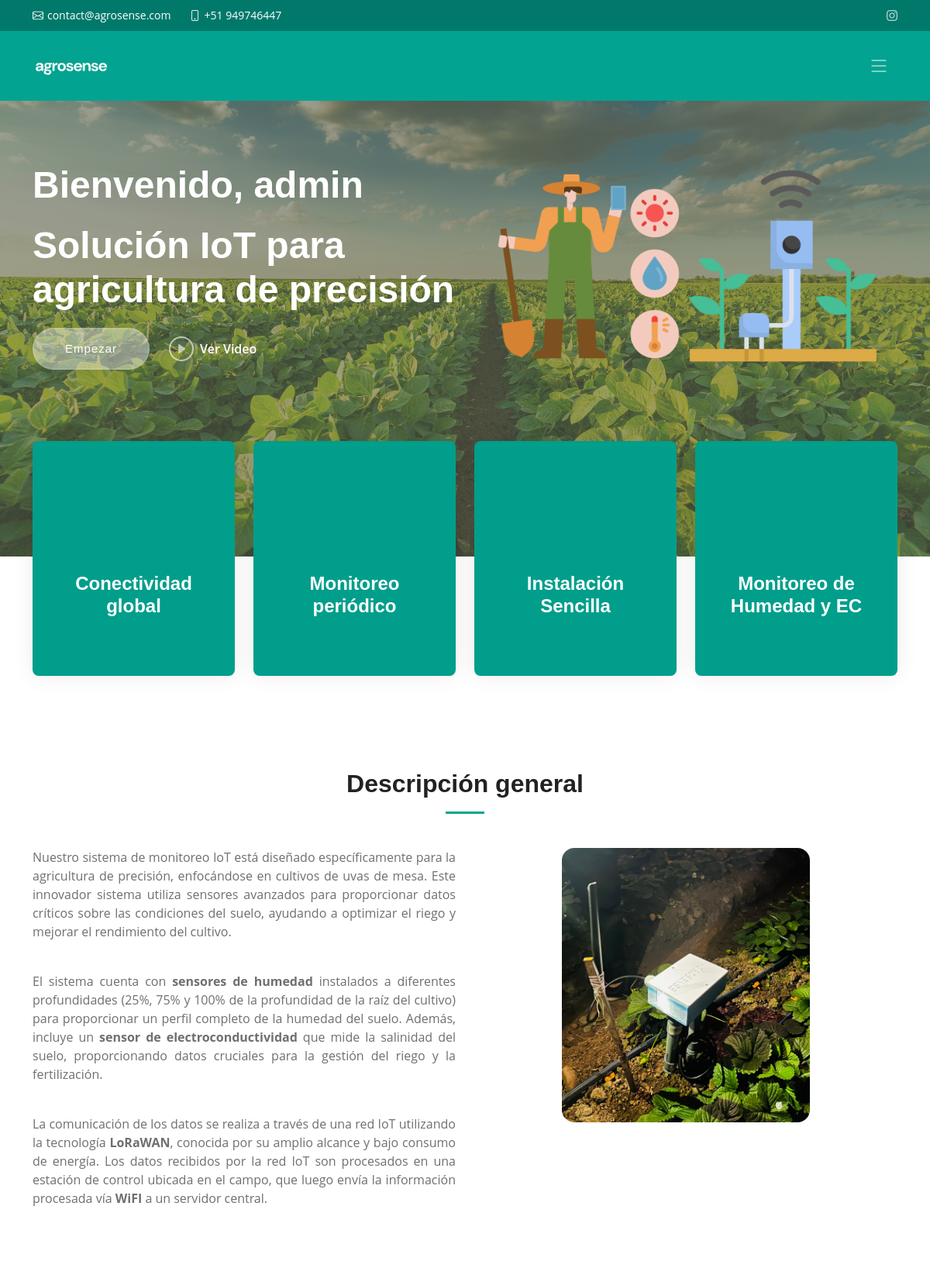
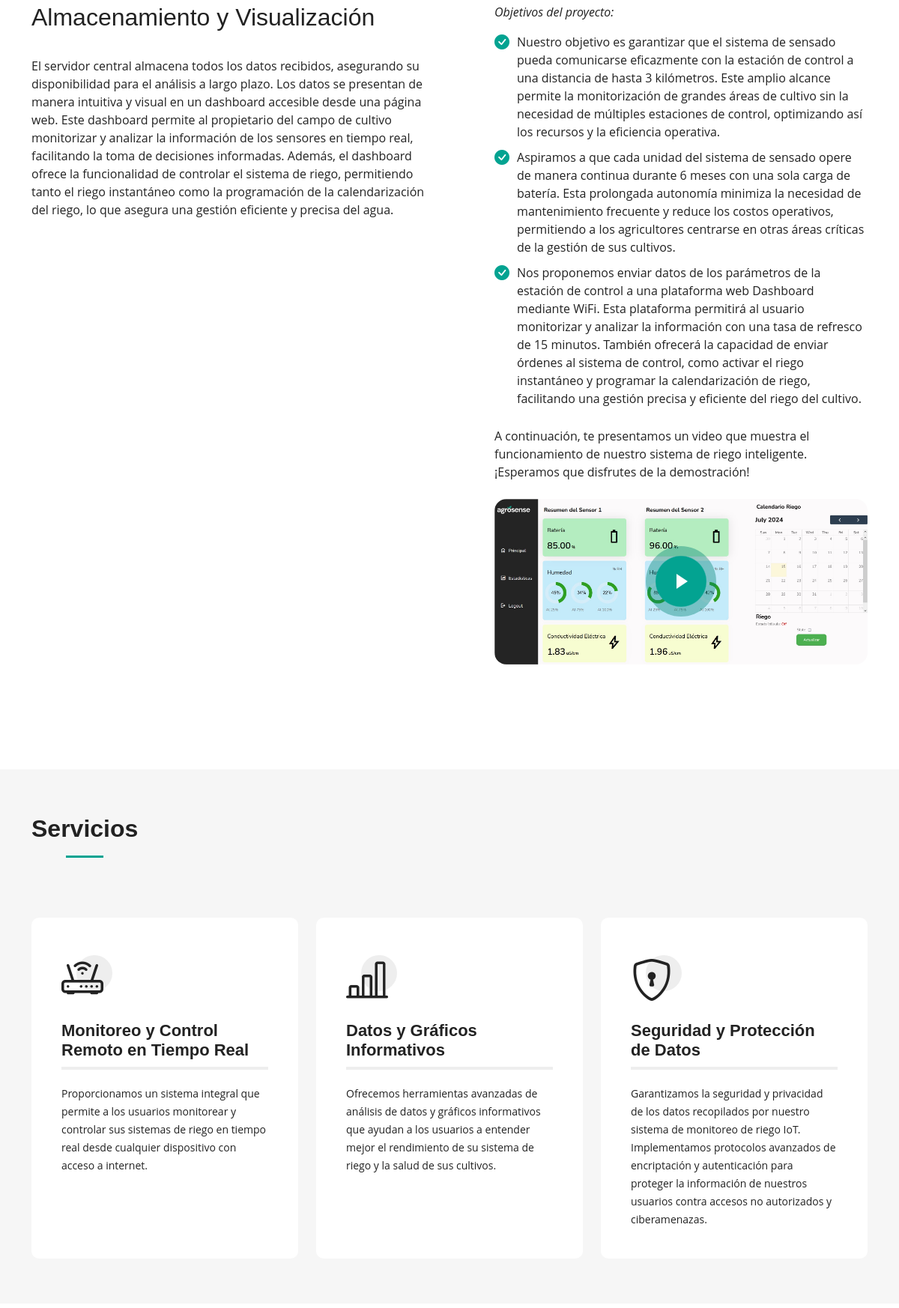
The app's page / (signed in, upper part) with its own data (2 pictures, top to bottom).
### davo/models.py (models this page shows)
class Feature(models.Model):
  name = models.CharField(max_length=100)
  details = models.CharField(max_length=500)

### davo/views.py (the view)
# urls.py: path('', views.index, name='index'),
def index(request):
  feature1 = Feature()
  feature1.id = 0
  feature1.name = 'Monitoreo y Control Remoto en Tiempo Real'
  feature1.details= 'Proporcionamos un sistema integral que permite a los usuarios monitorear y controlar sus sistemas de riego en tiempo real desde cualquier dispositivo con acceso a internet. '
  feature2 = Feature()
  feature2.id = 1
  feature2.name = 'Datos y Gráficos Informativos'
  feature2.details= 'Ofrecemos herramientas avanzadas de análisis de datos y gráficos informativos que ayudan a los usuarios a entender mejor el rendimiento de su sistema de riego y la salud de sus cultivos.'
  feature3 = Feature()
  feature3.id = 2
  feature3.name = 'Seguridad y Protección de Datos'
  feature3.details= 'Garantizamos la seguridad y privacidad de los datos recopilados por nuestro sistema de monitoreo de riego IoT. Implementamos protocolos avanzados de encriptación y autenticación para proteger la información de nuestros usuarios contra accesos no autorizados y ciberamenazas.'
  features = [feature1, feature2, feature3]
  return render(request, 'index.html', {'features': features})
  """
  features = Feature.objects.all()
  return render(request, 'index.html', {'features': features})
  """

### templates/index.html (shortened to what this page needs)
{%load static%}
<!DOCTYPE html>
<html lang="en">
<head>
  <link href="{% static 'assets/vendor/bootstrap/css/bootstrap.min.css'%}" rel="stylesheet">
  <link href="{% static 'assets/vendor/bootstrap-icons/bootstrap-icons.css'%}" rel="stylesheet">
  <link href="{% static 'assets/vendor/aos/aos.css'%}" rel="stylesheet">
  <link href="{% static 'assets/vendor/glightbox/css/glightbox.min.css'%}" rel="stylesheet">
  <link href="{% static 'assets/vendor/swiper/swiper-bundle.min.css'%}" rel="stylesheet">
  <link href="{% static 'assets/css/main.css'%}" rel="stylesheet">
</head>
<body>
  <section id="topbar" class="topbar d-flex align-items-center">
    <div class="container d-flex justify-content-center justify-content-md-between">
      <div class="contact-info d-flex align-items-center">
        <i class="bi bi-envelope d-flex align-items-center"><a href="mailto:contact@agrosense.com">contact@agrosense.com</a></i>
        <i class="bi bi-phone d-flex align-items-center ms-4"><span>+51 949746447</span></i>
      </div>
      <div class="social-links d-none d-md-flex align-items-center">
        <a href="#" class="instagram"><i class="bi bi-instagram"></i></a>
      </div>
    </div>
  </section>
  <header id="header" class="header d-flex align-items-center">
    <div class="container-fluid container-xl d-flex align-items-center justify-content-between">
      <a href="" class="logo d-flex align-items-center">
        <img src = "{% static 'assets/img/logo_v2.svg'%}" alt = "home logo">
      </a>
      <i class="mobile-nav-toggle mobile-nav-show bi bi-list"></i>
    </div>
  </header>
  <section id="hero" class="hero">
    <div class="container position-relative">
      <div class="row gy-5" data-aos="fade-in">
        <div class="col-lg-6 order-2 order-lg-1 d-flex flex-column justify-content-center text-center text-lg-start">
          {% if user.is_authenticated %}
          <h2>Bienvenido, <span>{{user.username}}</span></h2>
          {% else %}
          <h2> Agrosense: </h2>
          {% endif %}
          <h2> Solución IoT para agricultura de precisión</h2>
          <div class="d-flex justify-content-center justify-content-lg-start">
            <a href="#about" class="btn-get-started">Empezar</a>
            <a href="https://youtu.be/xXysdHC7D6U" class="glightbox btn-watch-video d-flex align-items-center"><i class="bi bi-play-circle"></i><span>Ver Video</span></a>
          </div>
        </div>
        <div class="col-lg-6 order-1 order-lg-2">
          <img src="{% static 'assets/img/Iot_fondo.png'%}" class="img-fluid" alt="" data-aos="zoom-out" data-aos-delay="100">
        </div>
      </div>
    </div>
    <div class="icon-boxes position-relative">
      <div class="container position-relative">
        <div class="row gy-4 mt-5">
          <div class="col-xl-3 col-md-6" data-aos="fade-up" data-aos-delay="200">
            <div class="icon-box">
              <div class="icon">
              <img loading="lazy" decoding="async" width="80" height="80" src="{% static 'assets/img/Global_Connectivity.png'%}" alt="" class="et-waypoint et_pb_animation_top et_pb_animation_top_tablet et_pb_animation_top_phone wp-image-2566 et-animated">
              </div>
              <h4 class="title"> Conectividad global </h4>
            </div>
          </div>
          <div class="col-xl-3 col-md-6" data-aos="fade-up" data-aos-delay="300">
            <div class="icon-box">
              <div class="icon">
                <img loading="lazy" decoding="async" width="80" height="80" src="{% static 'assets/img/Environmental Monitoring.png'%}" alt="" class="et-waypoint et_pb_animation_top et_pb_animation_top_tablet et_pb_animation_top_phone wp-image-2566 et-animated">
              </div>
              <h4 class="title"> Monitoreo periódico</h4>
            </div>
          </div>
          <div class="col-xl-3 col-md-6" data-aos="fade-up" data-aos-delay="100">
            <div class="icon-box">
              <div class="icon">
                <img loading="lazy" decoding="async" width="80" height="80" src="{% static 'assets/img/easy_install.png'%}" alt="" class="et-waypoint et_pb_animation_top et_pb_animation_top_tablet et_pb_animation_top_phone wp-image-2566 et-animated">
              </div>
              <h4 class="title"> Instalación Sencilla</h4>
            </div>
          </div>
          <div class="col-xl-3 col-md-6" data-aos="fade-up" data-aos-delay="500">
            <div class="icon-box">
              <div class="icon">
                <img loading="lazy" decoding="async" width="80" height="80" src="{% static 'assets/img/moisture_sensor.png'%}" alt="" class="et-waypoint et_pb_animation_top et_pb_animation_top_tablet et_pb_animation_top_phone wp-image-2566 et-animated">
              </div>
              <h4 class="title"> Monitoreo de Humedad y EC</h4>
            </div>
          </div>
        </div>
      </div>
    </div>
  </section>
  <main id="main">
    <section id="about" class="about">
      <div class="container" data-aos="fade-up">
        <d class="section-header">
          <div class="row gy-4">
          <h2>Descripción general</h2>
          <div class="col-lg-6">
            <p>
              Nuestro sistema de monitoreo IoT está diseñado específicamente para la agricultura de precisión,
              enfocándose en cultivos de uvas de mesa. Este innovador sistema utiliza sensores avanzados para
              proporcionar datos críticos sobre las condiciones del suelo, ayudando a optimizar el riego y mejorar
              el rendimiento del cultivo.
            </p>
            <p>
              El sistema cuenta con <strong>sensores de humedad</strong> instalados a diferentes profundidades (25%, 75% y 100%
              de la profundidad de la raíz del cultivo) para proporcionar un perfil completo de la humedad del suelo.
              Además, incluye un <strong>sensor de electroconductividad</strong> que mide la salinidad del suelo, proporcionando datos
              cruciales para la gestión del riego y la fertilización.
            </p>
            <p> La comunicación de los datos se realiza a través de una red IoT utilizando la tecnología <strong>LoRaWAN</strong>,
              conocida por su amplio alcance y bajo consumo de energía. Los datos recibidos por la red IoT son procesados
              en una estación de control ubicada en el campo, que luego envía la información procesada vía <strong>WiFI</strong> a un servidor
              central.
            </p>
          </div>
          <div class="col-lg-6">
          <img src="{% static 'assets/img/sistemas_sensado.jpg'%}" class="img-fluid rounded-4 mb-4" alt="" width="320" height="640">
          </div>
        </div>
        </d>
      </div>
      <div class="container" data-aos="fade-up">
        <div class="row gy-4">
          <div class="col-lg-6">
            <h2> Almacenamiento y Visualización</h2>
             <p> El servidor central almacena todos los datos recibidos, asegurando su disponibilidad para el análisis a
            largo plazo. Los datos se presentan de manera intuitiva y visual en un dashboard accesible desde una página web.
            Este dashboard permite al propietario del campo de cultivo monitorizar y analizar la información de los sensores
            en tiempo real, facilitando la toma de decisiones informadas. Además, el dashboard ofrece la funcionalidad de controlar
            el sistema de riego, permitiendo tanto el riego instantáneo como la programación de la calendarización del riego, lo que
            asegura una gestión eficiente y precisa del agua.
            </p>
          </div>
          <div class="col-lg-6">
            <div class="content ps-0 ps-lg-5">
              <p class="fst-italic">
                Objetivos del proyecto:
              </p>
              <ul>
                <li><i class="bi bi-check-circle-fill"></i> Nuestro objetivo es garantizar que el sistema de sensado pueda comunicarse eficazmente con la estación de control a una distancia de hasta 3 kilómetros. Este amplio alcance permite la monitorización de grandes áreas de cultivo sin la necesidad de múltiples estaciones de control, optimizando así los recursos y la eficiencia operativa.</li>
                <li><i class="bi bi-check-circle-fill"></i> Aspiramos a que cada unidad del sistema de sensado opere de manera continua durante 6 meses con una sola carga de batería. Esta prolongada autonomía minimiza la necesidad de mantenimiento frecuente y reduce los costos operativos, permitiendo a los agricultores centrarse en otras áreas críticas de la gestión de sus cultivos.</li>
                <li><i class="bi bi-check-circle-fill"></i> Nos proponemos enviar datos de los parámetros de la estación de control a una plataforma web Dashboard mediante WiFi. Esta plataforma permitirá al usuario monitorizar y analizar la información con una tasa de refresco de 15 minutos. También ofrecerá la capacidad de enviar órdenes al sistema de control, como activar el riego instantáneo y programar la calendarización de riego, facilitando una gestión precisa y eficiente del riego del cultivo.</li>
              </ul>
              <p>
                A continuación, te presentamos un video que muestra el funcionamiento de nuestro sistema de riego inteligente. ¡Esperamos que disfrutes de la demostración!
              </p>
              <div class="position-relative mt-4">
                <img src="{% static 'assets/img/Dashboard_main.jpg'%}" class="img-fluid rounded-4" alt="">
                <a href="https://youtu.be/xXysdHC7D6U" class="glightbox play-btn"></a>
              </div>
            </div>
          </div>
        </div>
      </div>
    </section>
    <section id="clients" class="clients">
    </section>
    <section id="services" class="services sections-bg">
      <div class="container" data-aos="fade-up">
        <div class="section-header">
          <h2>Servicios</h2>
        </div>
        <div class="row gy-4" data-aos="fade-up" data-aos-delay="100">
          {% for feature in features %}
          <div class="col-lg-4 col-md-6">
            <div class="service-item  position-relative">
              <div class="icon">
                {% if feature.id == 0%}
                <i class="bi bi-router"></i>
                {% endif%}
                {% if feature.id == 1%}
                <i class="bi bi-bar-chart-line"></i>
                {% endif%}
                {% if feature.id == 2%}
                <i class="bi bi-shield-lock"></i>
                {% endif%}
              </div>
              <h3 class="title">{{feature.name}} </h3>
              <p> {{feature.details}} </p>
            </div>
          </div>
          {% endfor %}
        </div>
      </div>
    </section>
    <section id="team" class="team">
    </section>
  </main>
</body>
</html>

### records on screen
Feature: name "Datos y Gráficos Informativos", details "Ofrecemos herramientas avanzadas de análisis de datos y gráficos informativos que ayudan a los usuarios a entender mejor el rendimiento de su sistema de riego y la salud de sus cultivos."
Feature: name "Seguridad y Protección de Datos", details "Garantizamos la seguridad y privacidad de los datos recopilados por nuestro sistema de monitoreo de riego IoT. Implementamos protocolos avanzados de encriptación y autenticación para proteger la información de nuestros usuarios contra accesos no autorizados y ciberamenazas."

### other values on screen
{{ user.username }} "admin"
